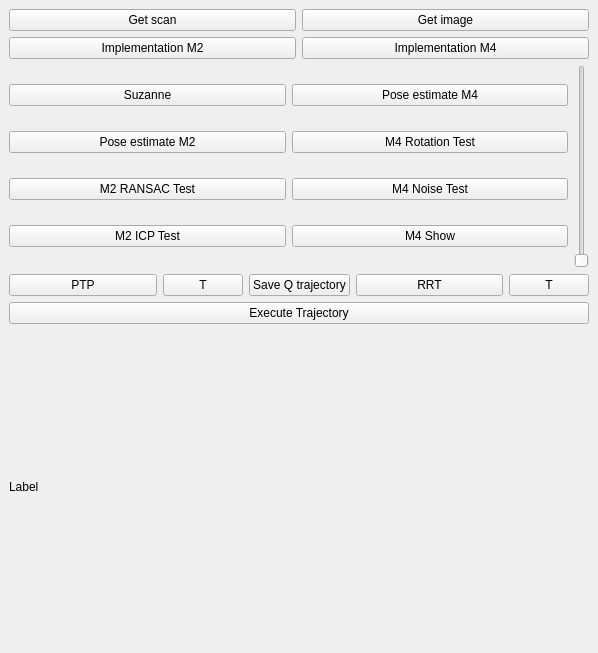
<?xml version="1.0" encoding="UTF-8"?>
<ui version="4.0">
 <class>SamplePlugin</class>
 <widget class="QDockWidget" name="SamplePlugin">
  <property name="geometry">
   <rect>
    <x>0</x>
    <y>0</y>
    <width>598</width>
    <height>653</height>
   </rect>
  </property>
  <property name="floating">
   <bool>false</bool>
  </property>
  <property name="windowTitle">
   <string>DockWidget</string>
  </property>
  <widget class="QWidget" name="dockWidgetContents">
   <layout class="QVBoxLayout" name="verticalLayout_2">
    <item>
     <layout class="QVBoxLayout" name="verticalLayout">
      <item>
       <layout class="QVBoxLayout" name="verticalLayout_6">
        <item>
         <layout class="QHBoxLayout" name="horizontalLayout_3">
          <item>
           <widget class="QPushButton" name="_btn_scan">
            <property name="text">
             <string>Get scan</string>
            </property>
           </widget>
          </item>
          <item>
           <widget class="QPushButton" name="_btn_img">
            <property name="text">
             <string>Get image</string>
            </property>
           </widget>
          </item>
         </layout>
        </item>
        <item>
         <layout class="QHBoxLayout" name="horizontalLayout_2">
          <item>
           <widget class="QPushButton" name="_btn_impl_m2">
            <property name="text">
             <string>Implementation M2</string>
            </property>
           </widget>
          </item>
          <item>
           <widget class="QPushButton" name="_btn_impl_m4">
            <property name="text">
             <string>Implementation M4</string>
            </property>
           </widget>
          </item>
         </layout>
        </item>
        <item>
         <layout class="QHBoxLayout" name="horizontalLayout">
          <item>
           <layout class="QVBoxLayout" name="verticalLayout_3">
            <property name="sizeConstraint">
             <enum>QLayout::SetMinimumSize</enum>
            </property>
            <item>
             <layout class="QHBoxLayout" name="horizontalLayout_5">
              <item>
               <widget class="QPushButton" name="_btn_suzanne">
                <property name="text">
                 <string>Suzanne</string>
                </property>
               </widget>
              </item>
             </layout>
            </item>
            <item>
             <widget class="QPushButton" name="_btn_pe_m2">
              <property name="text">
               <string>Pose estimate M2</string>
              </property>
             </widget>
            </item>
            <item>
             <widget class="QPushButton" name="_btn_test_m2">
              <property name="text">
               <string>M2 RANSAC Test</string>
              </property>
             </widget>
            </item>
            <item>
             <widget class="QPushButton" name="_btn_show_m2">
              <property name="text">
               <string>M2 ICP Test</string>
              </property>
             </widget>
            </item>
           </layout>
          </item>
          <item>
           <layout class="QVBoxLayout" name="verticalLayout_5">
            <property name="spacing">
             <number>6</number>
            </property>
            <property name="sizeConstraint">
             <enum>QLayout::SetMinimumSize</enum>
            </property>
            <item>
             <widget class="QPushButton" name="_btn_pe_m4">
              <property name="text">
               <string>Pose estimate M4</string>
              </property>
             </widget>
            </item>
            <item>
             <widget class="QPushButton" name="_btn_test_m4">
              <property name="text">
               <string>M4 Rotation Test</string>
              </property>
             </widget>
            </item>
            <item>
             <widget class="QPushButton" name="_btn_test_m4_2">
              <property name="text">
               <string>M4 Noise Test</string>
              </property>
             </widget>
            </item>
            <item>
             <widget class="QPushButton" name="_btn_show_m4">
              <property name="text">
               <string>M4 Show</string>
              </property>
             </widget>
            </item>
           </layout>
          </item>
          <item>
           <widget class="QSlider" name="_slider1">
            <property name="sizePolicy">
             <sizepolicy hsizetype="Fixed" vsizetype="Minimum">
              <horstretch>0</horstretch>
              <verstretch>0</verstretch>
             </sizepolicy>
            </property>
            <property name="minimum">
             <number>0</number>
            </property>
            <property name="maximum">
             <number>1000</number>
            </property>
            <property name="orientation">
             <enum>Qt::Vertical</enum>
            </property>
           </widget>
          </item>
         </layout>
        </item>
        <item>
         <layout class="QHBoxLayout" name="horizontalLayout_4">
          <item>
           <layout class="QGridLayout" name="gridLayout">
            <item row="0" column="0">
             <layout class="QHBoxLayout" name="horizontalLayout_5">
              <item>
               <widget class="QPushButton" name="_btn_ptp">
                <property name="sizePolicy">
                 <sizepolicy hsizetype="Expanding" vsizetype="Fixed">
                  <horstretch>0</horstretch>
                  <verstretch>0</verstretch>
                 </sizepolicy>
                </property>
                <property name="text">
                 <string>PTP</string>
                </property>
               </widget>
              </item>
              <item>
               <widget class="QPushButton" name="_btn_ptp_test">
                <property name="text">
                 <string>T</string>
                </property>
               </widget>
              </item>
             </layout>
            </item>
            <item row="0" column="2">
             <layout class="QHBoxLayout" name="horizontalLayout_6">
              <item>
               <widget class="QPushButton" name="_btn_rrt">
                <property name="sizePolicy">
                 <sizepolicy hsizetype="Expanding" vsizetype="Fixed">
                  <horstretch>0</horstretch>
                  <verstretch>0</verstretch>
                 </sizepolicy>
                </property>
                <property name="text">
                 <string>RRT</string>
                </property>
               </widget>
              </item>
              <item>
               <widget class="QPushButton" name="_btn_rrt_test">
                <property name="text">
                 <string>T</string>
                </property>
               </widget>
              </item>
             </layout>
            </item>
            <item row="2" column="0" colspan="3">
             <widget class="QPushButton" name="_btn_exec_trajectory">
              <property name="text">
               <string>Execute Trajectory</string>
              </property>
             </widget>
            </item>
            <item row="0" column="1">
             <widget class="QPushButton" name="_save_q_traj">
              <property name="text">
               <string>Save Q trajectory</string>
              </property>
             </widget>
            </item>
           </layout>
          </item>
         </layout>
        </item>
       </layout>
      </item>
      <item>
       <widget class="QLabel" name="_label">
        <property name="text">
         <string>Label</string>
        </property>
       </widget>
      </item>
     </layout>
    </item>
   </layout>
  </widget>
 </widget>
 <resources/>
 <connections/>
</ui>
